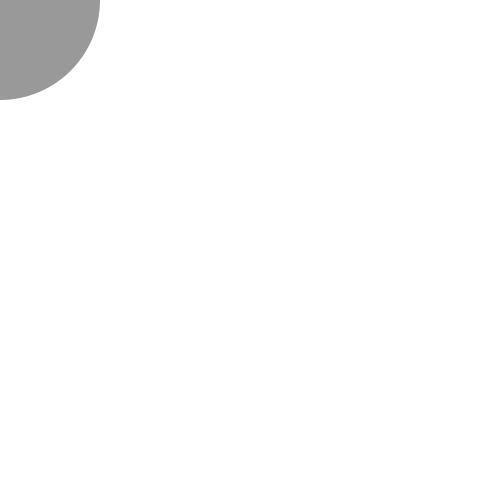
Frame 1 (no input)
Frame 60 (the mouse pressed at the canvas centre just before this capture): identical to frame 1, image omitted
Frame 120 (the mouse held since frame 60 and released just before this capture): identical to frame 1, image omitted

The Processing sketch that drew this single still picture (run headless with seeded random() and noise(); from frame 60 on, the mouse is pressed at the canvas centre):

// Processing sketch: ex26_1
// ── ex26_1.pde
//name: Sohyun Kim (z3372943)
//excercise: 26.1

//26.1 Animate a shape to react when the mouse is pressed and when
//it is released

int dragX, dragY, moveX, moveY;

void setup() { 
  size(500, 500); 
  noStroke(); 
  smooth(); 
}
void draw() {
  background(255);
  fill(0);
  ellipse(dragX, dragY, 100, 100);
  fill(153);
  ellipse(moveX, moveY, 200, 200);
}

void mouseMoved() {
  moveX = mouseX;
  moveY = mouseY;
}

void mouseDragged() {
  dragX = mouseX;
  dragY = mouseY;
}
